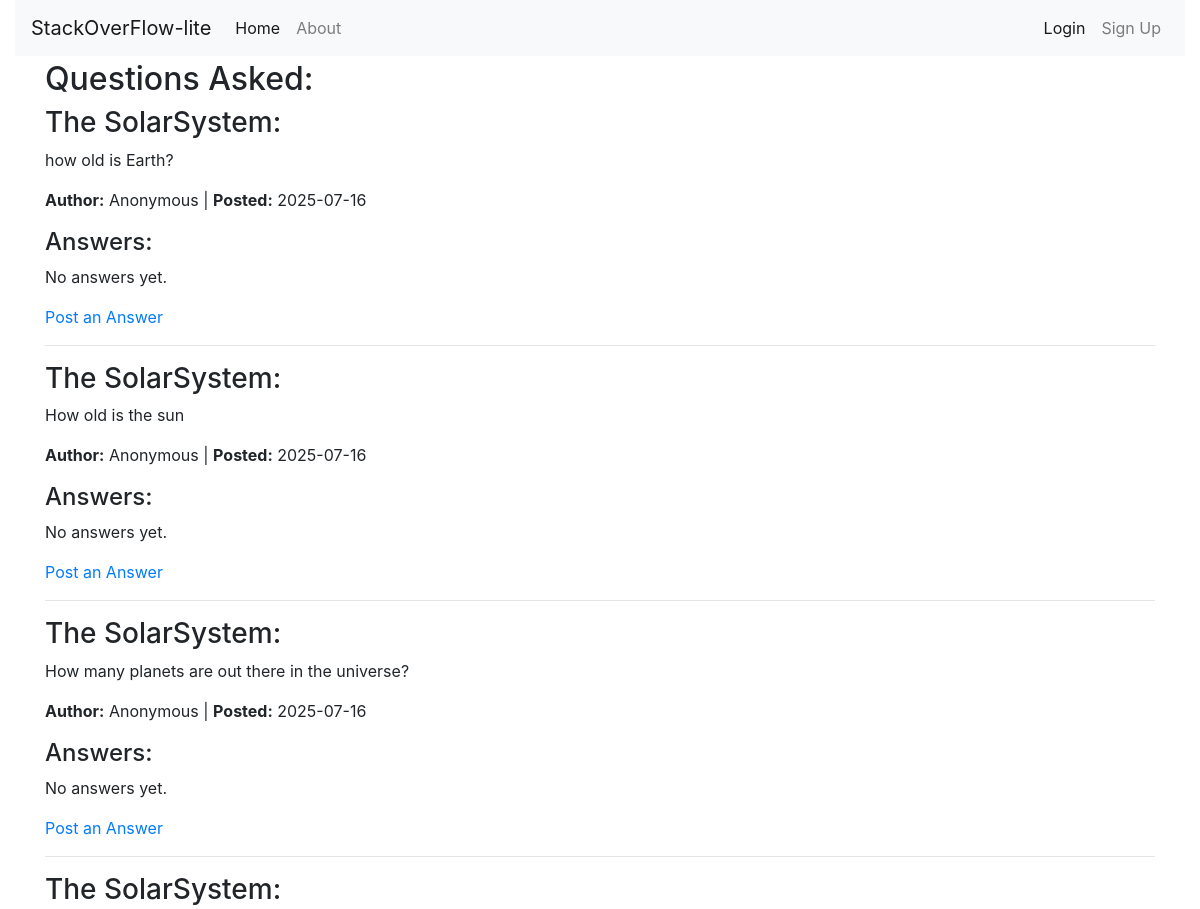
Before: /about (upper part) with the older database file.
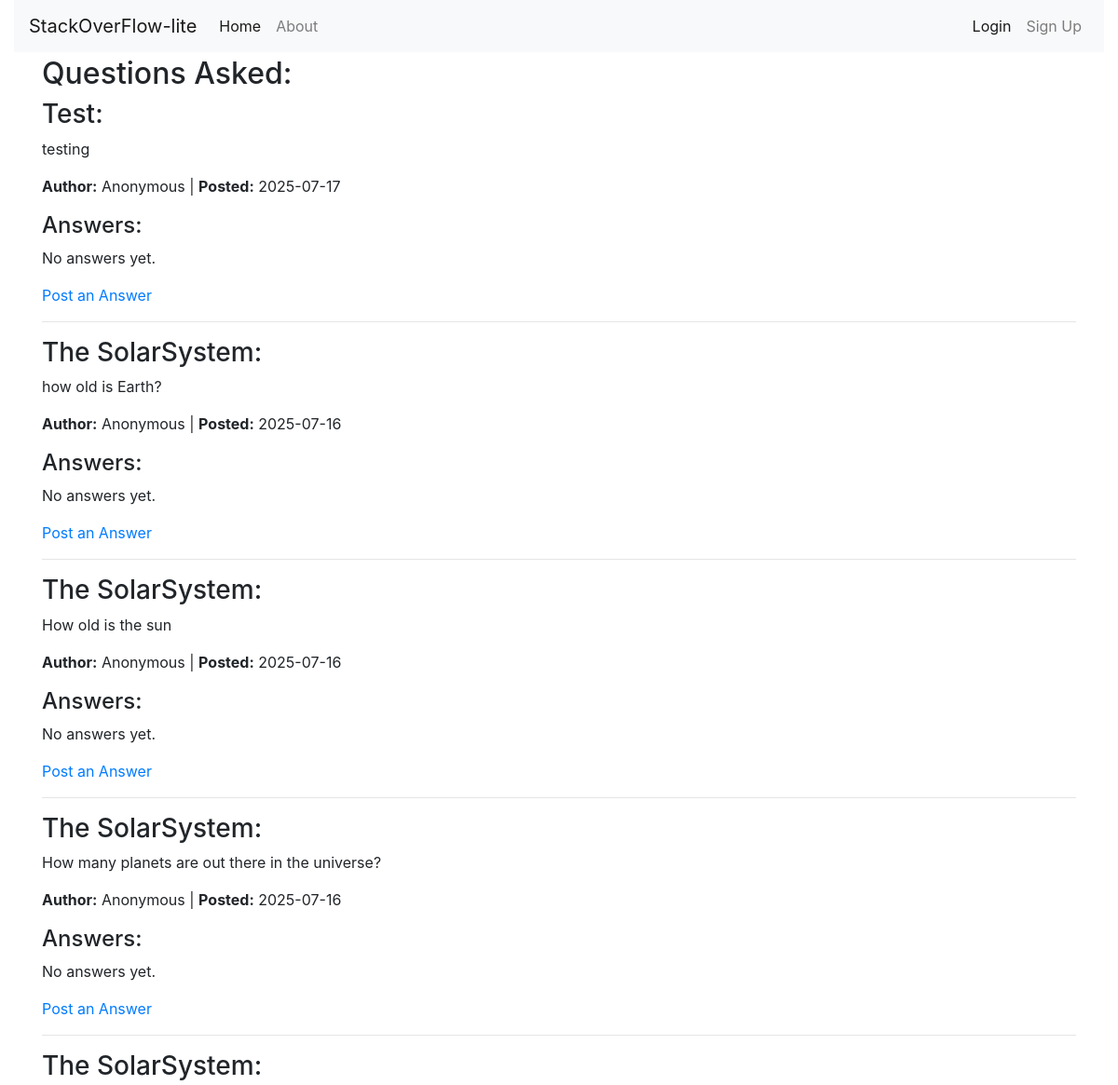
After: the same page with the newer database file.
### stack/models.py (models this page shows, shortened)
class QuestionModel(db.Model):
    id = db.Column(db.Integer, primary_key=True)
    title = db.Column(db.String(200), nullable=False)
    content = db.Column(db.Text, nullable=False)
    author = db.Column(db.String(40), nullable=False)
    date_posted = db.Column(db.DateTime, nullable=False, default=datetime.utcnow)
    answers = db.relationship('AnswerModel', backref='question', lazy=True)

### stack/__init__.py (the view)
    @app.route("/about")
    def about():
        from stack.models import QuestionModel
        questions = QuestionModel.query.order_by(QuestionModel.date_posted.desc()).all()
        return render_template("about.html", questions=questions)

### stack/templates/about.html
<!DOCTYPE html>
{% extends "layout.html" %}
{% block content %}
<h2>Questions Asked:</h2>
{% for question in questions %}
<div class="question">
    <h3>{{ question.title }}:</h3>
    <p>{{ question.content }}</p>
    <p><strong>Author:</strong> {{ question.author }} | <strong>Posted:</strong> {{ question.date_posted.strftime('%Y-%m-%d') }}</p>
    <h4>Answers:</h4>
    {% if question.answers %}
    <ul>
        {% for answer in question.answers %}
        <li>
            <p>{{ answer.content }}</p>
            <p><strong>Author:</strong> {{ answer.author }} | <strong>Posted:</strong> {{ answer.date_posted.strftime('%Y-%m-%d') }}</p>
        </li>
        {% endfor %}
    </ul>
    {% else %}
    <p>No answers yet.</p>
    {% endif %}
    <a href="{{ url_for('answer', question_id=question.id) }}">Post an Answer</a>
</div>
<hr>
{% endfor %}
{% endblock %}

Changed rows visible on the page:
added QuestionModel: title "Test", content "testing", author "Anonymous", date_posted "2025-07-17", shows "No answers yet."
